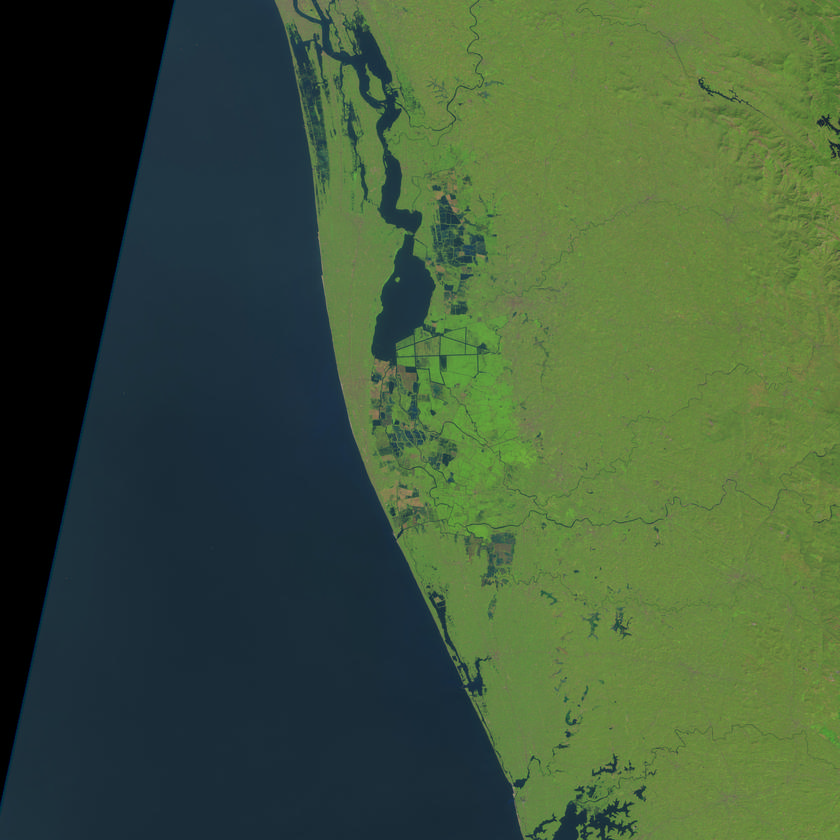
%> input picture matlab_scripts/baseimage.tif, 840 x 840 px, shrunk from 5490 x 5490 before the run
$ octave Sensing.m   (GNU Octave 9; MATLAB toolbox functions it lacks are replaced by stand-ins)
%> lines starting %> are read from the running program, lines starting %| are printed output that depends on the picture; in (x1, y1, x2, y2) boxes, pixels count from 0 and x2, y2 are one past the last pixel; in counts of white or black regions, pixels touching at a corner belong together; the program's own positions count from 1
clc; clear; close;
%Threshold values taken by precise calibration (Note : These are not magic
%values or hardcoded numbers. They correspond to the color of the land
%region of the image taken by precise calibration).
RedThU = 157;
RedThL = 88;
GreenThU = 183;
GreenThL = 121;
BlueThU = 120;
BlueThL = 50;
%Vth = (k * 1/Resolution) + TidalCorrection
Vth = 0.15;

%load base image for comparison
BI = imread('baseimage.tif');
%> BI is the input picture: size 840x840x3 uint8; mean R, G, B 64.4, 87.3, 57.4

%seperate water from picture
red = BI(:,:,1);
green = BI(:,:,2);
blue = BI(:,:,3);
%d = impixel(BI);
bi_thresh = red < RedThU & red > RedThL & green < GreenThU & green > GreenThL & blue < BlueThU & blue > BlueThL;
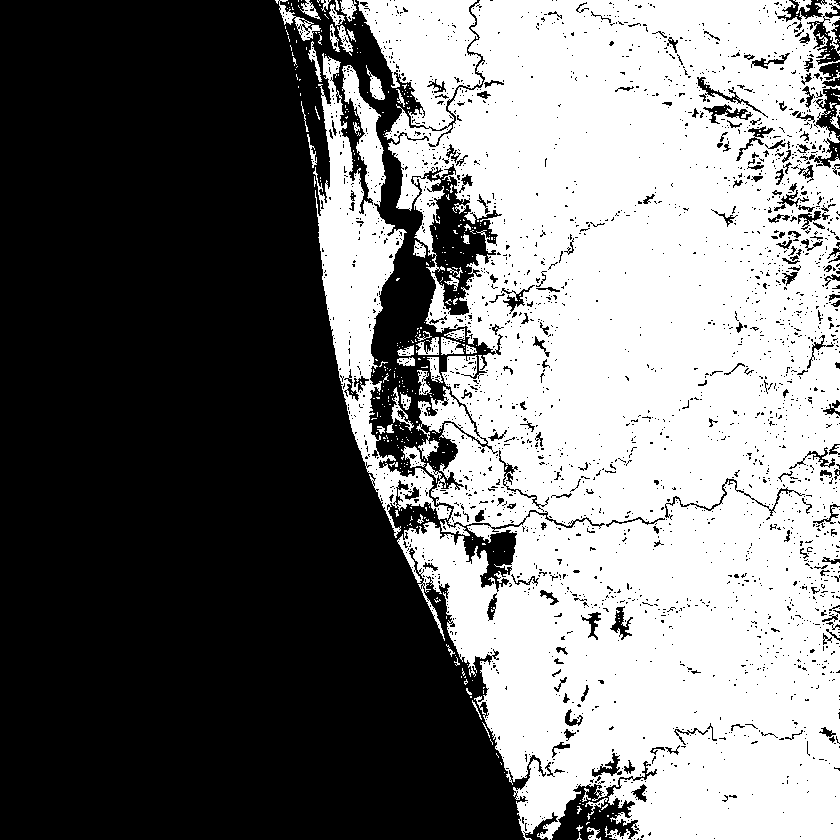
%> bi_thresh: size 840x840 logical; 46.6% white; 412 white regions (363 under 20 px), largest, box (x1, y1, x2, y2) and area: (357, 0, 840, 840) 304167, (313, 53, 452, 538) 18583, (275, 0, 321, 41) 452
bi_thresh = bwmorph(bi_thresh, 'dilate');
%> bi_thresh: size 840x840 logical; 51.8% white; 413 black regions (362 under 20 px), largest, box (x1, y1, x2, y2) and area: (0, 0, 524, 840) 318650, (289, 0, 443, 434) 10693, (431, 193, 489, 272) 2020
bi_thresh = imfill(bi_thresh, 'holes');
%> bi_thresh: size 840x840 logical; 53% white; 36 black regions (24 under 20 px), largest, box (x1, y1, x2, y2) and area: (0, 0, 524, 840) 318649, (289, 0, 443, 434) 10559, (553, 787, 593, 840) 835
bi_thresh = imcomplement(bi_thresh);
%> bi_thresh: size 840x840 logical; 47% white; 36 white regions (24 under 20 px)
%subplot(2,2,1),imshow(bi_thresh);
%subplot(1,2,1),imshow(bi_thresh);

%calculate area of water
stats = regionprops(bi_thresh);
%> stats = 36 regions; largest, box (x1, y1, x2, y2), Area and Centroid: (0, 0, 524, 840) 318649 [197.1 464.7], (289, 0, 443, 434) 10559 [389.7 228.7], (553, 787, 593, 840) 835 [573.6 822.4], (588, 800, 634, 840) 572 [608.8 820.8], (825, 90, 840, 110) 116 [832.5 98.5]
granuals_correction = 5;
area = 0;
for i = 1: length(stats)
   if(stats(i).Area > granuals_correction)
        area = area + stats(i).Area;
   end
end
%> this loop made 36 passes
%> area on passes 1, 2, 4, 5, 7, 8, 9, 10, 12, 13, 14, 15: 318649, 329208, 329215, 329315, 330150, 330722, 330814, 330928, 331041, 331084, 331200, 331249

%get the latest image for test

%read the latest image
%I = imread('floodimage.tif');
I = imread('floodimage.tif');
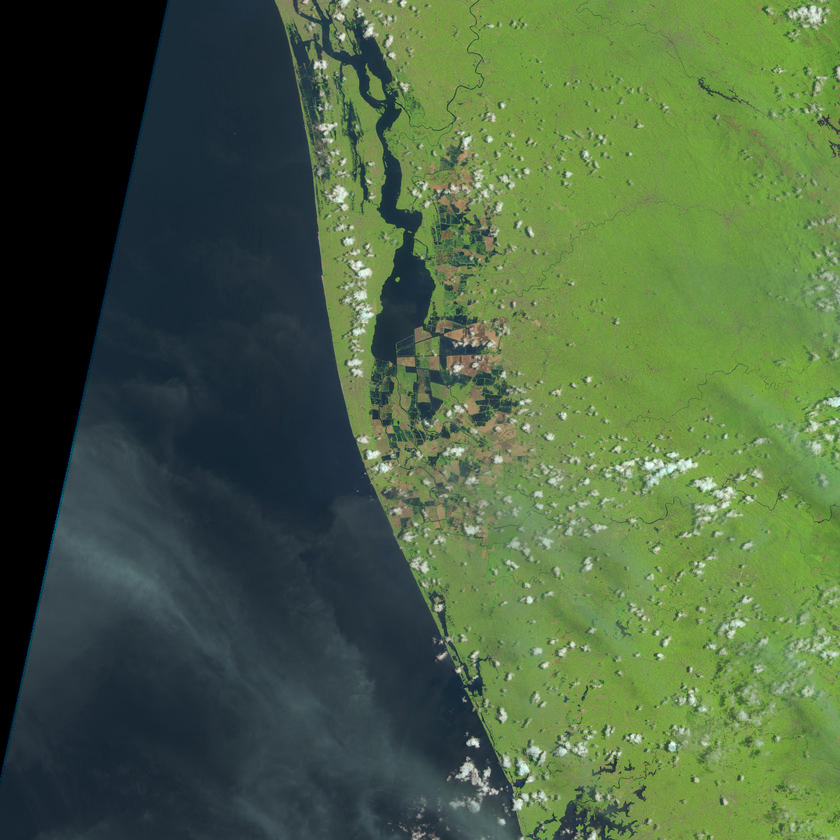
%> input picture matlab_scripts/floodimage.tif, 840 x 840 px, shrunk from 5490 x 5490 before the run
%> I is the input picture: size 840x840x3 uint8; mean R, G, B 75.6, 98.7, 65.7
%seperate water from picture
red = I(:,:,1);
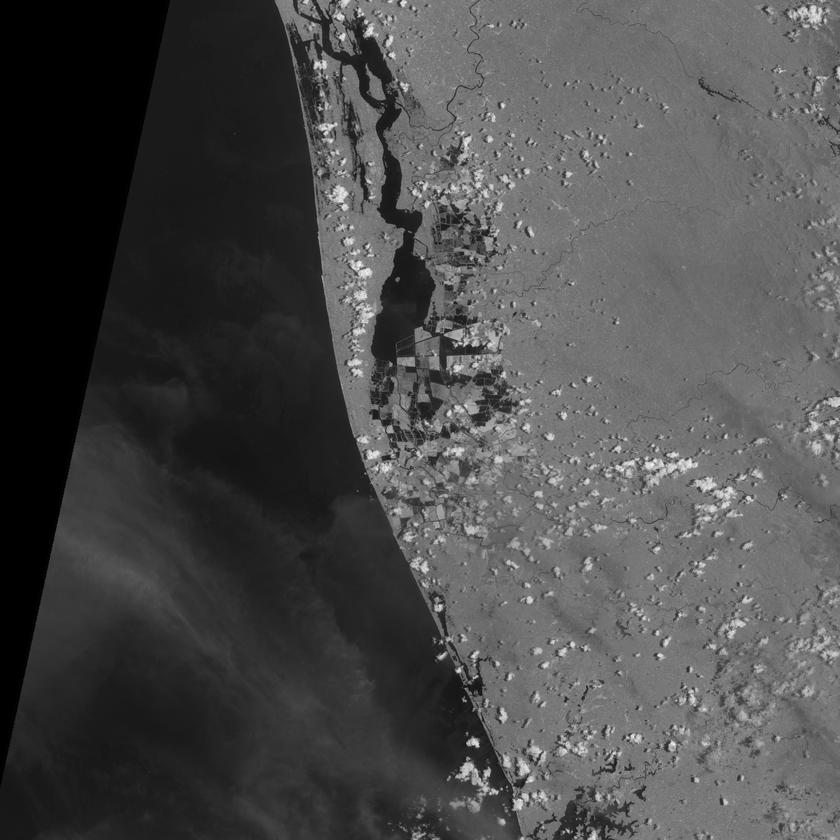
%> red: size 840x840 uint8; min 0, max 252, mean 75.6
green = I(:,:,2);
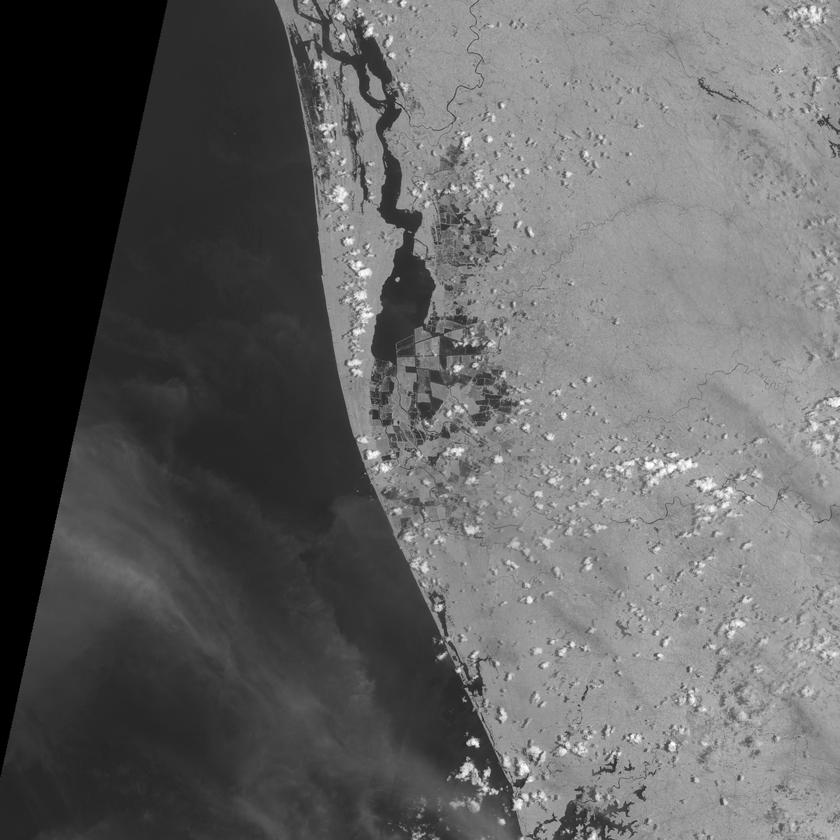
%> green: size 840x840 uint8; min 0, max 255, mean 98.7
blue = I(:,:,3);
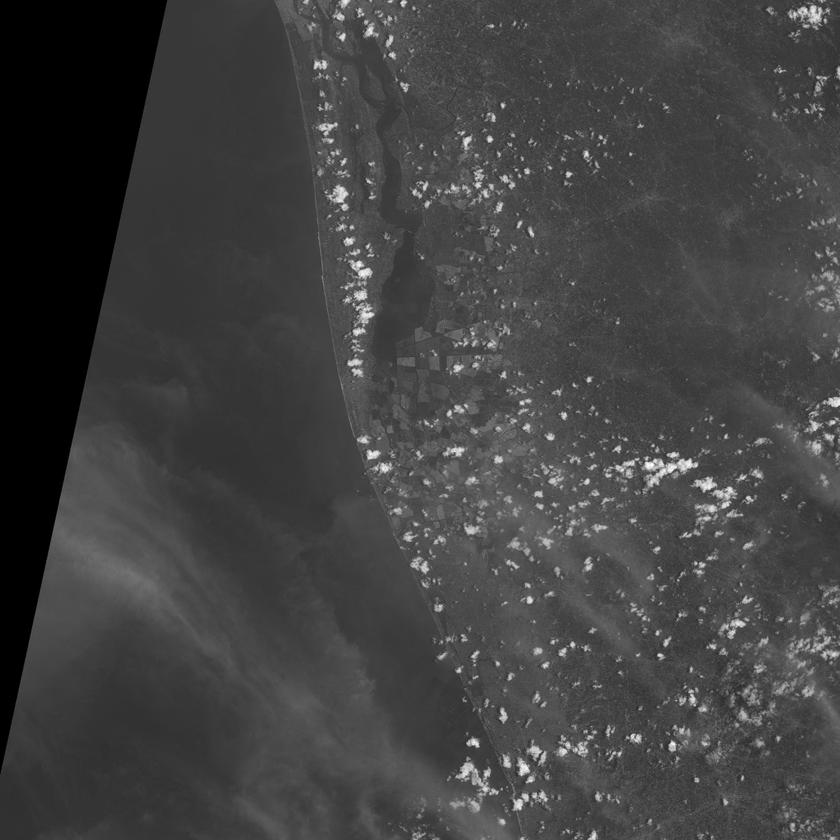
%> blue: size 840x840 uint8; min 0, max 255, mean 65.7
%d = impixel(I);
I = red < RedThU & red > RedThL & green < GreenThU & green > GreenThL & blue < BlueThU & blue > BlueThL;
%> I: size 840x840 logical; 45.1% white; 731 white regions (684 under 20 px), largest, box (x1, y1, x2, y2) and area: (313, 0, 840, 840) 311464, (390, 357, 416, 434) 831, (275, 0, 322, 66) 780
I = bwmorph(I, 'dilate');
%> I: size 840x840 logical; 51.4% white; 728 black regions (603 under 20 px), largest, box (x1, y1, x2, y2) and area: (0, 0, 523, 840) 315430, (301, 0, 498, 426) 13170, (287, 25, 337, 182) 1823
I = imfill(I, 'holes');
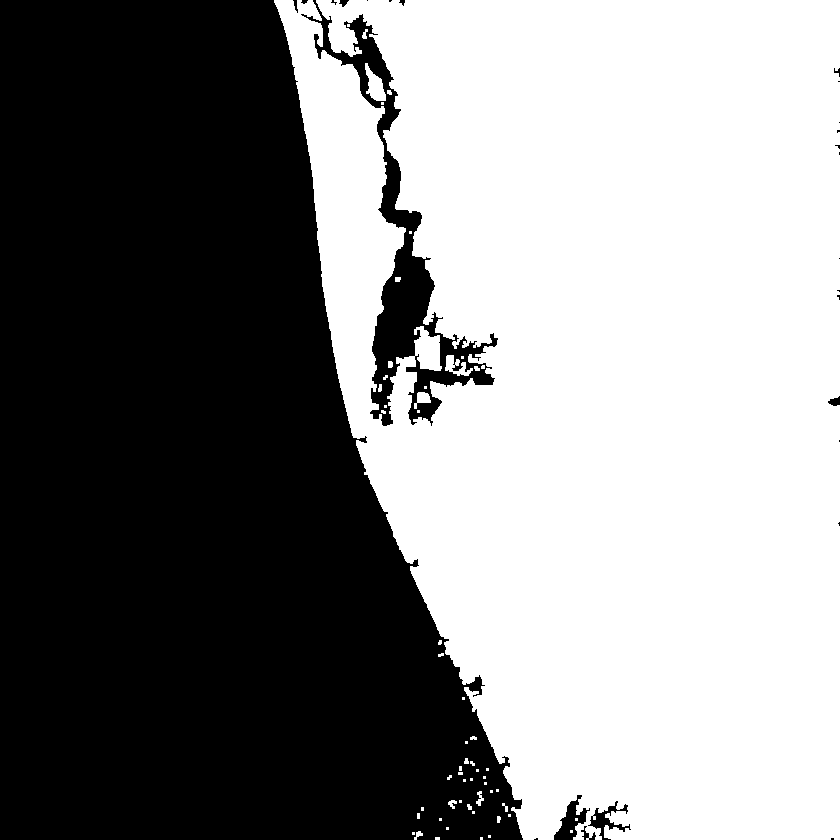
%> I: size 840x840 logical; 53.3% white; 26 black regions (16 under 20 px), largest, box (x1, y1, x2, y2) and area: (0, 0, 523, 840) 315426, (301, 0, 498, 426) 12780, (554, 795, 590, 840) 663
I = imcomplement(I);
%> I: size 840x840 logical; 46.7% white; 26 white regions (16 under 20 px)
%subplot(1,2,2),imshow(I);

%calculate area of water
areaL = 0;
stats = regionprops(I);
%> stats = 26 regions; largest, box (x1, y1, x2, y2), Area and Centroid: (0, 0, 523, 840) 315426 [195.5 466.4], (301, 0, 498, 426) 12780 [402.1 261.9], (554, 795, 590, 840) 663 [571.6 822.2], (588, 801, 631, 840) 484 [607.7 820.8], (828, 396, 840, 406) 77 [835.5 402.2]
for i = 1: length(stats)
   if(stats(i).Area > granuals_correction)
        areaL = areaL + stats(i).Area;
   end
end
%> this loop made 26 passes
%> areaL on passes 1, 2, 3, 4, 5, 6, 9, 10, 11, 12, 13, 14: 315426, 315458, 315477, 328257, 328269, 328310, 328331, 328337, 329000, 329076, 329560, 329637
%subplot(1,2,2),imshow(I);

%Taking change in water area

perc = (areaL - area) / area;
%> perc = -0.00508
perc = perc * 100;
%> perc = -0.508
alert = 0;
%check for flood
if(perc > Vth)
    alert = 1;
end
